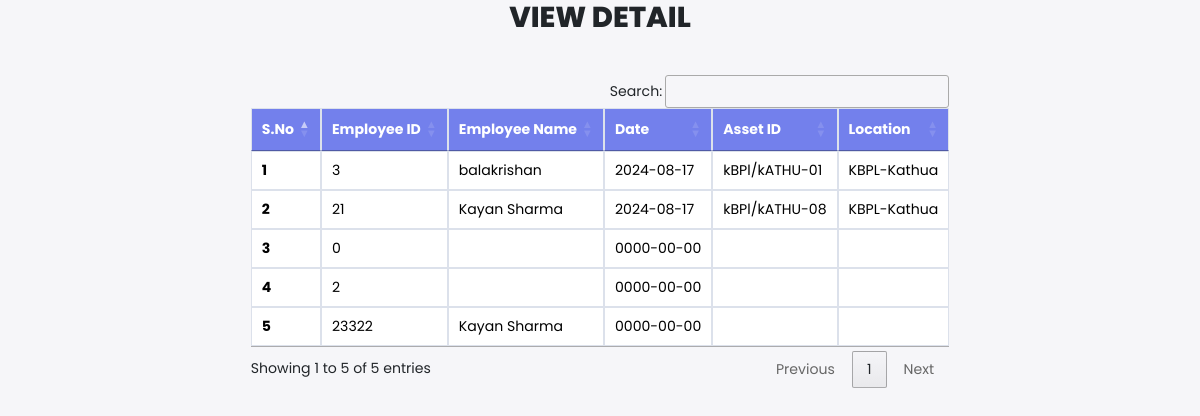
/viewTransaction.php, run on the app's committed database.
### tables this page shows
CREATE TABLE `transaction` (
  `transaction_id` int(11) NOT NULL,
  `employees_id` int(11) NOT NULL,
  `employees_name` varchar(255) NOT NULL,
  `date` date NOT NULL,
  `asset_id` varchar(255) NOT NULL,
  `location` varchar(255) NOT NULL
);

### viewTransaction.php (the view, shortened to what this page needs)
<?php
$conn = mysqli_connect("localhost:3308", "root", "", "inventory");
?>
<!DOCTYPE html>
<html>
<head>
    <link rel="stylesheet" href="https://cdn.jsdelivr.net/npm/bootstrap@5.3.3/dist/css/bootstrap.min.css">
    <link rel="stylesheet" href="https://cdn.datatables.net/1.13.1/css/jquery.dataTables.min.css">
    <link rel="stylesheet" href="https://cdn.datatables.net/buttons/2.3.1/css/buttons.dataTables.min.css">
</head>
<body>
<h1 class="text-center">VIEW DETAIL</h1>
    <div class="container" style="display: flex;width: 70%;">
        <main class="main-content">
            <table class="table" id="locationTable">
                <thead>
                    <tr>
                        <th scope="col">S.No</th>
                        <th scope="col">Employee ID</th>
                        <th scope="col">Employee Name</th>
                        <th scope="col">Date</th>
                        <th scope="col">Asset ID</th>
                        <th scope="col">Location</th>
                    </tr>
                </thead>
                <tbody>
                    <?php
                    $sql = "SELECT * FROM transaction";
                    $result = mysqli_query($conn, $sql);
                    $serial_number = 1;
                    if ($result) {
                        while ($row = mysqli_fetch_assoc($result)) {
                            $employees_id = $row['employees_id'];
                            $employees_name = $row['employees_name'];
                            $date = $row['date'];
                            $asset_id = $row['asset_id'];
                            $location = $row['location'];
                            echo '<tr>
                                    <th scope="row">'. $serial_number. '</th>
                                    <td>'. $employees_id. '</td>
                                    <td>'. $employees_name. '</td>
                                    <td>'. $date. '</td>
                                    <td>'. $asset_id. '</td>
                                    <td>'. $location. '</td>
                                  </tr>';
                            $serial_number++;
                        }
                    } else {
                        echo "<tr><td colspan='6'>No records found.</td></tr>";
                    }
                    ?>
                </tbody>
            </table>
        </main>
    </div>
</body>
</html>

### viewTransaction.php (style rules this page uses)
:root { --clr-primary: #7380ec; --clr-danger: #ff7782; --clr-success: #41f1b6; --clr-white: #fff; --clr-info-dark: #7d8da1; --clr-info-light: #dce1eb; --clr-dark: #363949; --clr-warning: #ff4edc; --clr-light: rgba(132, 139, 200, 0.18); --clr-primary-variant: #111e88; --clr-dark-variant: #677483; --clr-color-background: #f6f6f9; --card-border-radius: 2rem; --border-radius-1: 0.4rem; --border-radius-2: 0.8rem; --border-radius-3: 1.2rem; --card-padding: 1.8rem; --padding-1: 1.2rem; --box-shadow: 0 2rem 3rem var(--clr-light); }
* { margin: 0; padding: 0; box-sizing: border-box; }
body { font-family: "Poppins", sans-serif; width: 100vw; height: 100vh; font-size: 0.88rem; user-select: none; overflow-x: hidden; background: var(--clr-color-background); }
.container { width: 100%; margin: 0 auto; padding-top: 2rem; }
.main-content { max-width: 96%; margin: 0 auto; padding: 0 1rem; }
h1 { font-weight: 800; font-size: 1.8rem; text-align: center; }
.table { width: 100%; border-collapse: collapse; overflow-x: auto; }
.table thead th { background-color: var(--clr-primary); color: var(--clr-white); text-align: left; }
.table td, .table th { padding: 1rem; border: 1px solid var(--clr-info-light); }

### data on the page
transaction: employees "3", employees_name "balakrishan", date "2024-08-17", asset "kBPl/kATHU-01", location "KBPL-Kathua"
transaction: employees "21", employees_name "Kayan Sharma", date "2024-08-17", asset "kBPl/kATHU-08", location "KBPL-Kathua"
transaction: employees "0", date "0000-00-00"
transaction: employees "2", date "0000-00-00"
transaction: employees "23322", employees_name "Kayan Sharma", date "0000-00-00"
